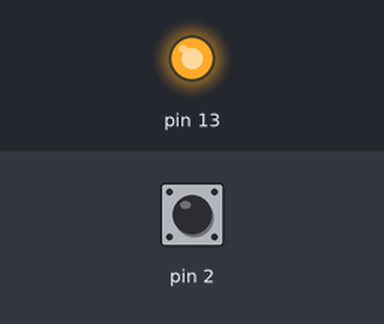
A sketch run on a simulated Arduino Uno, built with avr-gcc and run on an emulated ATmega328P. On the bench: output pins drawn as LEDs (lit = HIGH). The inputs (shaded band) are chosen by the test bench; at power-on: pin 2 HIGH.

Above: at 1.2 s.
1.3 s: pin 2 pulled LOW for 0.15 s
At 1.37 s:
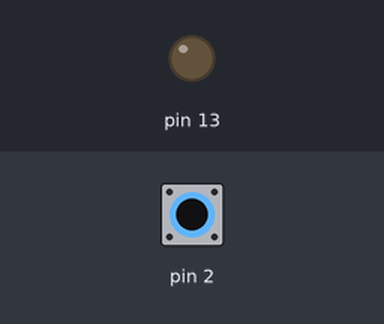
2.9 s: pin 2 pulled LOW for 3.2 s
At 6.9 s:
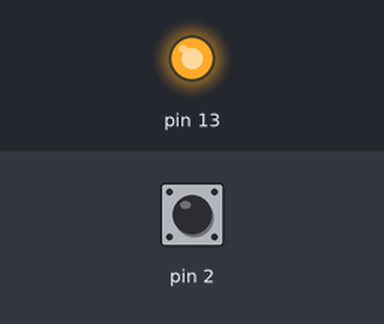
Timing chart, 0 to 8.4 s (numbered marks = the images above; inputs shaded):
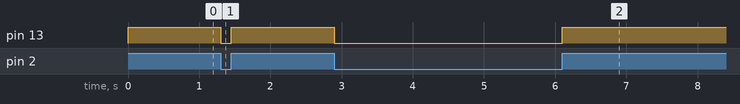

Measured:
- after the input at 1.3 s, pin 13: HIGH → LOW at once, → HIGH 0.15 s later
- after the input at 2.9 s, pin 13: HIGH → LOW at once, → HIGH 3.2 s later

The sketch:

sketch_may28a.ino
```cpp
#include <SoftwareSerial.h>
// Program to Check Push button functionality.
void setup() {
  pinMode(2, INPUT_PULLUP);
  pinMode(13, OUTPUT);
}
int val;
void loop() {
  // put your main code here, to run repeatedly:
  if(digitalRead(2)){
    digitalWrite(13, HIGH);
  }else{
    digitalWrite(13, LOW);
  }
}
```
